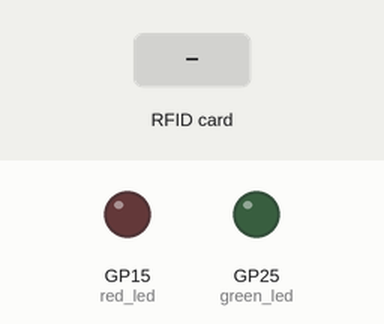
A program run on a simulated Raspberry Pi Pico running MicroPython. On the bench: output pins drawn as LEDs (lit = HIGH). Inputs (shaded band) come from the test bench. The interpreter's speed is modelled, so counts of loop turns are approximate; library files of the repository ran but are not shown: mfrc522.py; pins used as bus, display or sensor lines are not drawn; what the program prints to the serial console is not drawn.

Above: at 1.2 s.
1.3 s: RFID card 1D C7 9C B1 held to the reader
At 2.0 s:
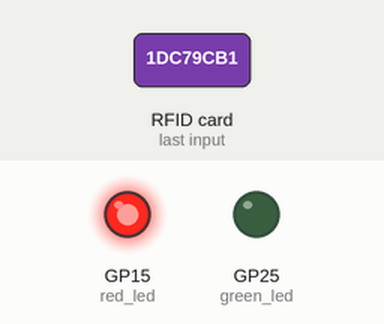
4.3 s: RFID card 5E 7A 19 C4 held to the reader
At 7.6 s:
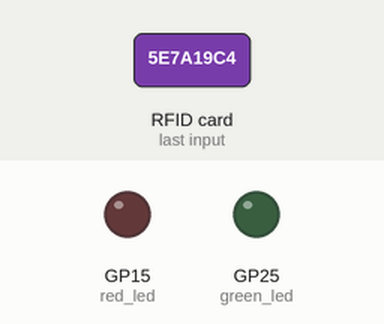
Timing chart, 0 to 9.1 s (numbered marks = the images above; inputs shaded):
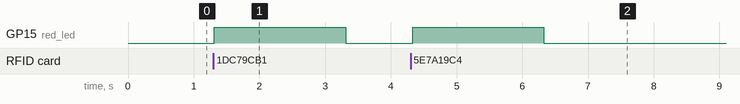

The program:

RFID_Read_1_doorlimlt.py
```python
from mfrc522 import MFRC522
from machine import Pin,PWM
import utime
from time import sleep
MusicNotes = {"B0": 31, "C1": 33,"CS1": 35,"D1": 37,"DS1": 39,"E1": 41,"F1": 44,"FS1": 46,"G1": 49,"GS1": 52,"A1": 55,"AS1": 58,"B1": 62,
"C2": 65,"CS2": 69,"D2": 73,"DS2": 78,"E2": 82,"F2": 87,"FS2": 93,"G2": 98,"GS2": 104,"A2": 110,"AS2": 117,"B2": 123,"C3": 131,"CS3": 139,
"D3": 147,"DS3": 156,"E3": 165,"F3": 175,"FS3": 185,"G3": 196,"GS3": 208,"A3": 220,"AS3": 233,"B3": 247,"C4": 262,"CS4": 277,"D4": 294,
"DS4": 311,"E4": 330,"F4": 349,"FS4": 370,"G4": 392,"GS4": 415,"A4": 440,"AS4": 466,"B4": 494,"C5": 523,"CS5": 554,"D5": 587,"DS5": 622,
"E5": 659,"F5": 698,"FS5": 740,"G5": 784,"GS5": 831,"A5": 880,"AS5": 932,"B5": 988,"C6": 1047,"CS6": 1109,"D6": 1175,"DS6": 1245,"E6": 1324,
"F6": 1397,"FS6": 1480,"G6": 1568,"GS6": 1661,"A6": 1760,"AS6": 1865,"B6": 1976,"C7": 2093,"CS7": 2217,"D7": 2349,"DS7": 2489,"E7": 2637,
"F7": 2794,"FS7": 2960,"G7": 3136,"GS7": 3322,"A7": 3520,"AS7": 3729,"B7": 3951,"C8": 4186,"CS8": 4435,"D8": 4699,"DS8": 4978}
mario = ["E7", "E7", "0", "E7", "0", "C7", "E7", "0", "G7", "0", "0", "0", "G6", "0", "0", "0",
         "C7", "0", "0", "G6", "0", "0", "E6","0", "0", "A6", "0", "B6", "0", "AS6", "A6", "0",
         "G6", "E7", "0", "G7", "A7", "0", "F7", "G7", "0", "E7", "0","C7", "D7","B6", "0", "0",
         "C7", "0", "0", "G6", "0", "0", "E6", "0", "0", "A6", "0", "B6", "0", "AS6", "A6", "0",
         "G6", "E7", "0", "G7","A7", "0", "F7", "G7", "0", "E7", "0","C7", "D7", "B6", "0", "0"]

green_led = Pin(25, Pin.OUT)
red_led  = Pin(15, Pin.OUT)
speaker = PWM(Pin(28))

# 將卡號由 2 進位轉換為 16 進位的字串
def uidToString(uid):
    mystring = ""
    for i in uid:
        mystring = "%02X" % i + mystring
    return mystring

reader = MFRC522(spi_id=0,sck=2,miso=4,mosi=3,cs=26,rst=10)
print("..... 請將卡片靠近感應器.....")

def playnote(Note, Duration):
    if Note == "0":
        sleep(Duration)
    if Note == "S":
        speaker.duty_u16(0)
        sleep(Duration)
    elif Note != "0":
        speaker.duty_u16(0)
        sleep(0.05)
        speaker.duty_u16(3000)
        speaker.freq(MusicNotes[Note])
        print (MusicNotes[Note])
        sleep(Duration)
try:
    while True:
        (stat, tag_type) = reader.request(reader.REQIDL)   # 搜尋 RFID 卡片
        if stat == reader.OK:      # 找到卡片
            (stat, uid) = reader.SelectTagSN()
            if stat == reader.OK:
                card_num = uidToString(uid)
                print(".....卡片號碼： %s" % card_num)
                if  card_num == '1DC79CB1':   #'7A811D60':
                    green_led.value(1)   # 讀到授權的卡號後點亮綠色 LED
                    utime.sleep(2)       # 亮 2 秒鐘
                    for c in mario:
                        playnote(c, 0.2)
                    speaker.duty_u16(0)
                    green_led.value(0)
                else:
                    print(".....卡片錯誤.....")
                    red_led.value(1)    # 讀到非授權的卡號後點亮紅色 LED
                    utime.sleep(2)      # 亮 2 秒鐘
                    red_led.value(0)
            else:
                print(".....授權錯誤.....")

except KeyboardInterrupt:
    print(".....Bye.....")
```

Measured:
- after the input at 1.3 s, GP15 (red_led): LOW → HIGH at once, → LOW 2.0 s later
- after the input at 4.3 s, GP15 (red_led): LOW → HIGH at once, → LOW 2.0 s later
